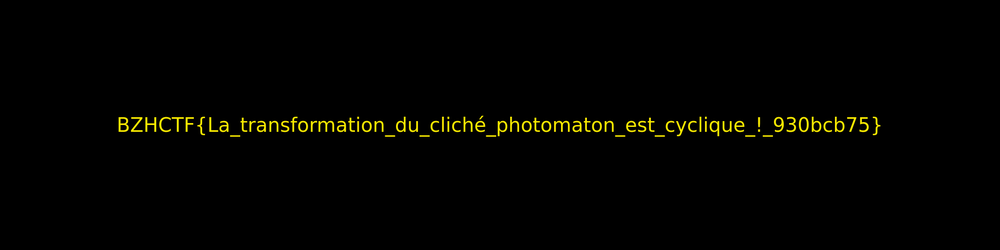
#> input picture misc/photomaton/src/flag.png, 1000 x 250 px, shrunk from 2048 x 512 before the run
$ python photomaton.py
#> lines starting #> are read from the running program, lines starting #| are printed output that depends on the picture
### misc/photomaton/src/do_it_yourself.py
from PIL import Image

def transformation_du_cliche_photomaton(image_source):
    x_prime, y_prime = (0, 0)

    width, height = image_source.size
    image_output = Image.new("RGBA", (width, height))

    pixel_source = image_source.load()
    pixel_output = image_output.load()

    for y in range(0, height, 2):
        x_prime = 0
        for x in range(0, width, 2):
            UL = pixel_source[x, y]
            UR = pixel_source[x+1, y]
            DL = pixel_source[x, y+1]
            DR = pixel_source[x+1, y+1]

            pixel_output[x_prime, y_prime] = UL
            pixel_output[x_prime + (width//2), y_prime] = UR
            pixel_output[x_prime, y_prime + (height//2)] = DL
            pixel_output[x_prime + (width//2), y_prime + (height//2)] = DR

            x_prime += 1

        y_prime += 1

    return image_output

### misc/photomaton/src/photomaton.py
# Implémente le procédé : https://fr.wikipedia.org/wiki/Transformation_du_clich%C3%A9_Photomaton
from do_it_yourself import transformation_du_cliche_photomaton as tdcp
from PIL import Image

flag = Image.open("flag.png")
#> flag is the input picture: PIL image 1000x250 RGB; mean R, G, B 3.1, 2.9, 0
for _ in range(13):
    flag = tdcp(flag)
#> this loop made 13 passes
#> pass 1, `flag = tdcp(flag)`:
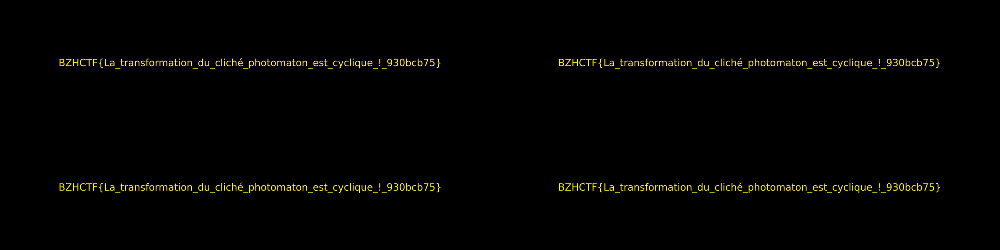
#> flag: PIL image 1000x250 RGBA; mean R, G, B, A 3.1, 2.9, 0, 255
#> pass 2, `flag = tdcp(flag)`:
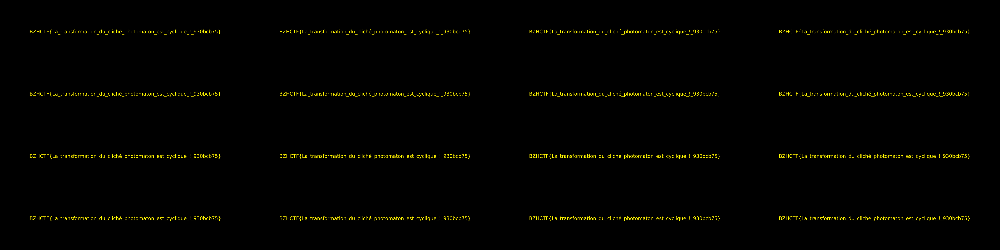
#> flag: PIL image 1000x250 RGBA; mean R, G, B, A 3.1, 2.9, 0, 255
#> pass 3, `flag = tdcp(flag)`:
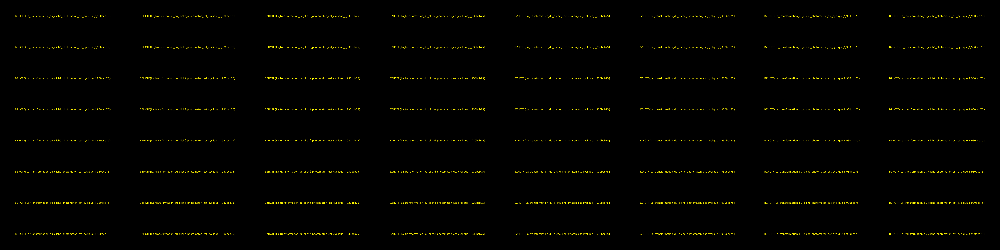
#> flag: PIL image 1000x250 RGBA; mean R, G, B, A 3.1, 2.9, 0, 255
#> after the loop:
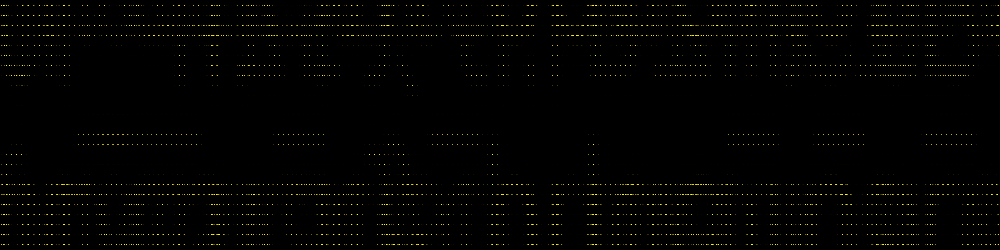
#> flag: PIL image 1000x250 RGBA; mean R, G, B, A 3.1, 2.9, 0, 255

flag.save("goodluck.png")
